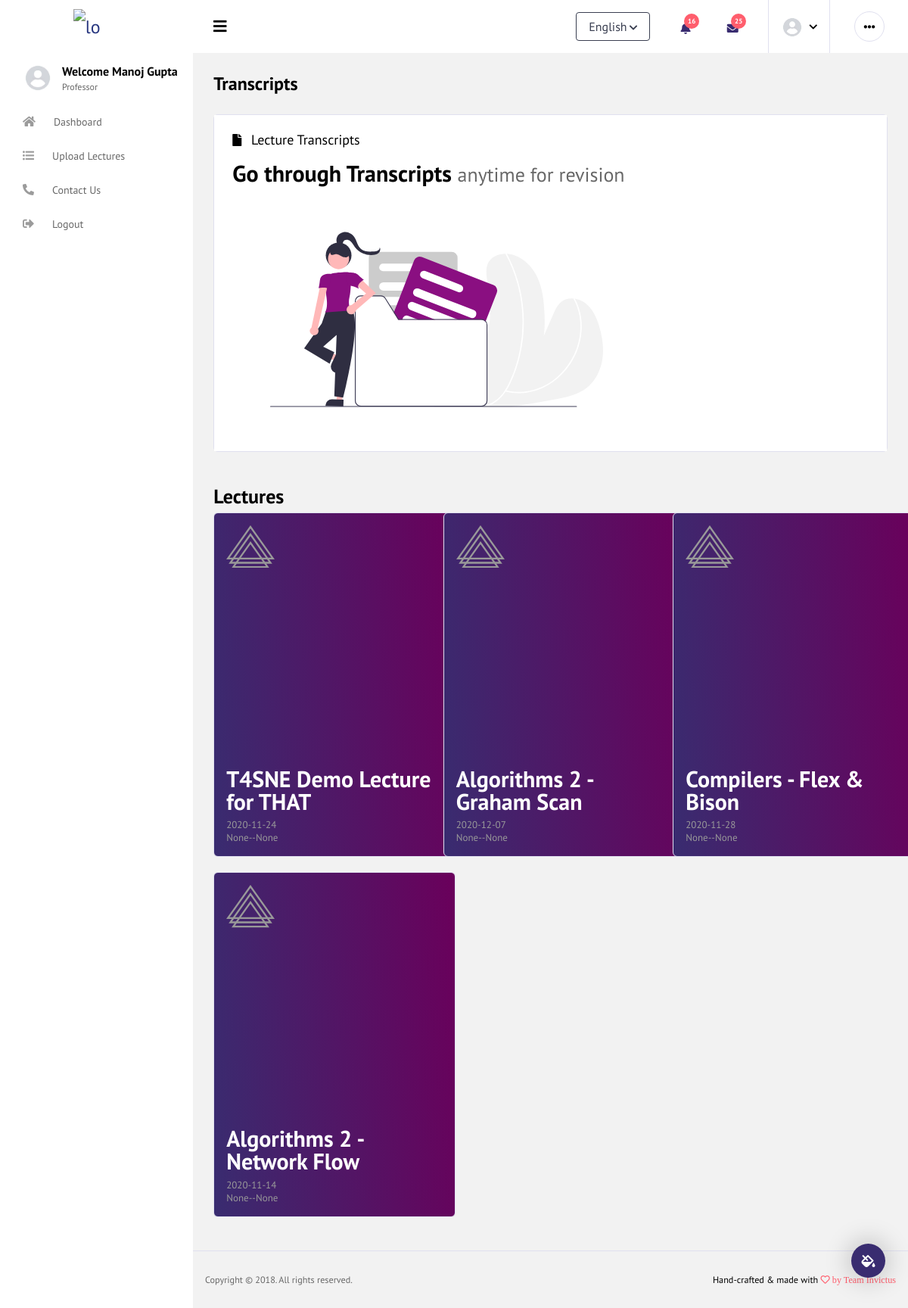
/transcripts (signed in), run on the app's committed database.
### THAT/models.py (models this page shows, shortened)
class User(db.Model, UserMixin):
    id=db.Column(db.Integer, primary_key=True)
    username=db.Column(db.String(20),unique=True, nullable=False)
    email=db.Column(db.String(100),unique=True, nullable=False)
    password=db.Column(db.String(50),nullable=False)
    user_type=db.Column(db.String(20), nullable=False) #student or professor
    lectures=db.relationship('Lecture',backref='author',lazy=True)
    image_file=db.Column(db.String(20),nullable=False,default='user.png')

class Lecture(db.Model):
    id=db.Column(db.Integer,primary_key=True)
    title=db.Column(db.String(100), nullable=False)
    date=db.Column(db.Date(),nullable=False)
    starttime=db.Column(db.Time,nullable=True)
    endtime=db.Column(db.Time,nullable=True)
    details=db.Column(db.Text,nullable=True)
    user_id=db.Column(db.Integer, db.ForeignKey('user.id'),nullable=False)
    video_path=db.Column(db.String(100),nullable=True,default='video/1.mp4')
    video_transcript=db.Column(db.Text,nullable=True)

### THAT/routes.py (the view)
@application.route("/transcripts",methods=['GET', 'POST'])
def transcripts():
    if current_user.user_type == 'Professor':
        lectures=Lecture.query.filter_by(user_id=current_user.id).all()
    else:
        lectures=Lecture.query.all()
    lectures.reverse()
    return render_template("transcripts.html",lectures=lectures)

### THAT/models.py (called while the page is built)
@login_manager.user_loader
def load_user(user_id):
    return User.query.get(int(user_id)) #getting user by id

### THAT/templates/transcripts.html (shortened to what this page needs)
{% extends "layout.html"%}
{% block content %}
<div class="page-header">
	<h3 class="page-title">Transcripts</h3><hr style="color: white;">
</div>
<div class="row">
	<div class="col-md-12 grid-margin stretch-card">
		<div class="card">
			<div class="card-body" style="background-color: white;">
				<h4 class="card-title">
					<i class="fas fa-file"></i>
					Lecture Transcripts
				</h4>
				<h3 class="mb-6">Go through Transcripts <span class="text-muted h4 font-weight-normal">anytime for revision<br></span></h3>
                <div><br>
                    <img src="{{url_for('static',filename='images/transcripts.svg')}}" style="width: 440px; height: 300px; margin-left: 50px;">
                </div>
			</div>
		</div>
	</div>
</div>
<h4><br> Lectures </h4>
<div class="row">
  {% for lecture in lectures %}
  <div class="col-md-4">
    <article class="card" style="background: linear-gradient(85deg, #392c70, #6a005b)">
      {% if current_user.user_type == 'Professor' %}
      <a href="{{url_for('lecture',lecture_id=lecture.id)}}" class="card__link">
      {% else %}
      <a href="{{url_for('video_transcripts',lecture_id=lecture.id)}}" class="card__link">
      {%endif%}
        <div class="card__icon">
          <svg viewbox="0 0 1129 994">
            <g fill="none" fill-rule="nonzero" stroke="#999" stroke-width="41">
              <path d="M564.5 212.437L95.67 873.5h937.66L564.5 212.437z"/>
              <path d="M564.5 407.47L163.638 973.5h801.724L564.5 407.47z"/>
              <path d="M564.5 35.409L39.699 774.5H1089.3L564.5 35.409z"/>
            </g>
          </svg>
        </div>
        <div class="card__media">
          <svg viewbox="0 0 1129 994">
            <g fill="none" fill-rule="nonzero" stroke="#F5F5F5" stroke-width="41">
              <path d="M564.5 212.437L95.67 873.5h937.66L564.5 212.437z"/>
              <path d="M564.5 407.47L163.638 973.5h801.724L564.5 407.47z"/>
              <path d="M564.5 35.409L39.699 774.5H1089.3L564.5 35.409z"/>
            </g>
          </svg>
        </div>
        <div class="card__header">
          <h3 class="card__header-title">{{lecture.title}}</h3>
          <p class="card__header-meta">{{lecture.date}}</p>
          <p class="card__header-meta">{{ lecture.starttime }}--{{lecture.endtime}}</p>
        </div>
        </a>
      </article>
      <br>
    </div>
    {% endfor %}
  </div>
{% endblock content%}

### THAT/templates/layout.html (shortened to what this page needs)
<!DOCTYPE html>
<html lang="en">
<head>
  <link rel="stylesheet" href ="{{url_for('static',filename='vendors/iconfonts/font-awesome/css/all.min.css')}}">
  <link rel="stylesheet" href ="{{url_for('static',filename='css/vendor.bundle.base.css')}}">
  <link rel="stylesheet" href ="{{url_for('static',filename='css/vendor.bundle.addons.css')}}">
  <link rel="stylesheet" href="https://cdnjs.cloudflare.com/ajax/libs/normalize/5.0.0/normalize.min.css">
  <link rel="stylesheet" href =" {{url_for('static',filename='css/style.css')}}">
  <link rel="stylesheet" href =" {{url_for('static',filename='css/card.css')}}">
</head>
<body>
  <div class="container-scroller">
    <nav class="navbar col-lg-12 col-12 p-0 fixed-top d-flex flex-row default-layout-navbar">
      <div class="text-center navbar-brand-wrapper d-flex align-items-center justify-content-center">
        <a class="navbar-brand brand-logo" href ="/dashboard"><img src="{{url_for('static',filename='images/logo.svg')}}" alt="logo" style="margin-left:-25px ;"></a>
      </div>
      <div class="navbar-menu-wrapper d-flex align-items-stretch">
        <button class="navbar-toggler navbar-toggler align-self-center" type="button" data-toggle="minimize">
          <span class="fas fa-bars"></span>
        </button>
        <ul class="navbar-nav navbar-nav-right">
          <li class="nav-item dropdown d-none d-lg-flex">
            <div class="nav-link">
              <span class="dropdown-toggle btn btn-outline-dark" id="languageDropdown" data-toggle="dropdown">English</span>
            </div>
          </li>
          <li class="nav-item dropdown">
            <a class="nav-link count-indicator dropdown-toggle" id="notificationDropdown" href ="#" data-toggle="dropdown">
              <i class="fas fa-bell mx-0"></i>
              <span class="count">16</span>
            </a>
          </li>
          <li class="nav-item dropdown">
            <a class="nav-link count-indicator dropdown-toggle" id="messageDropdown" href ="#" data-toggle="dropdown" aria-expanded="false">
              <i class="fas fa-envelope mx-0"></i>
              <span class="count">25</span>
            </a>
          </li>
          {%if current_user.is_authenticated%}
          <li class="nav-item nav-profile dropdown">
            <a class="nav-link dropdown-toggle" href ="#" data-toggle="dropdown" id="profileDropdown">
              <img src="{{url_for('static',filename='images/user.png')}}" alt="profile"/>
            </a>
          </li>
          {%endif%}
          <li class="nav-item nav-settings d-none d-lg-block">
            <a class="nav-link" href ="#">
              <i class="fas fa-ellipsis-h"></i>
            </a>
          </li>
        </ul>
      </div>
    </nav>
    <div class="container-fluid page-body-wrapper">
      <div class="theme-setting-wrapper">
        <div id="settings-trigger"><i class="fas fa-fill-drip"></i></div>
      </div>
      <nav class="sidebar sidebar-offcanvas" id="sidebar">
        <ul class="nav">
          {%if current_user.is_authenticated%}
          <li class="nav-item nav-profile">
            <div class="nav-link">
              <div class="profile-image">
                <img src="{{url_for('static',filename='images/user.png')}}" alt="image"/>
              </div>
              <div class="profile-name">
                <p class="name">
                  Welcome {{current_user.username}}
                </p>
                <p class="designation">
                  {%if current_user.user_type == 'Student'%}
                  Student
                  {%else%}
                  Professor
                  {%endif%}
                </p>
              </div>
            </div>
          </li>
          <li class="nav-item">
            <a class="nav-link" href =" /dashboard">
              <i class="fa fa-home menu-icon"></i>
              <span class="menu-title">Dashboard</span>
            </a>
          </li>
          {%if current_user.user_type == 'Professor'%}
          <li class="nav-item">
            <a class="nav-link" href ="/lecture/new">
              <i class="fa fa-list-ul menu-icon"></i>
              <span class="menu-title">Upload Lectures</span>
            </a>
          </li>
          {%endif%}
          <li class="nav-item">
            <a class="nav-link" href ="/contact_us">
              <i class="fa fa-phone fa-flip-horizontal menu-icon"></i>
              <span class="menu-title">Contact Us</span>
            </a>
          </li>
          <li class="nav-item">
            <a class="nav-link" href ="/logout">
              <i class="fa fa-sign-out-alt menu-icon"></i>
              <span class="menu-title">Logout</span>
            </a>
          </li>
          {%endif%}
          </ul>
      </nav>
      <div class="main-panel">
        <div class="content-wrapper">
          {% block content %}
          {% endblock content %}
        </div>
        <footer class="footer">
          <div class="d-sm-flex justify-content-center justify-content-sm-between">
            <span class="text-muted text-center text-sm-left d-block d-sm-inline-block">Copyright © 2018. All rights reserved.</span>
            <span class="float-none float-sm-right d-block mt-1 mt-sm-0 text-center">Hand-crafted & made with <i class="far fa-heart text-danger"> by Team Invictus</i></span>
          </div>
        </footer>
      </div>
    </div>
  </div>
  </body>
</html>

### THAT/static/css/card.css (style rules this page uses)
html { background-color: floralwhite; color: white; }
.card { position: relative; width: 20em; background-color: #f7f2f8; -webkit-transition: all .3s ease-in-out; transition: all .3s ease-in-out; }
.card__link { display: block; padding: 1em; text-decoration: none; }
.card__icon { position: absolute; width: 4em; height: 4em; -webkit-transition: all .3s ease-in-out; transition: all .3s ease-in-out; }
.card__media { padding: 2em 0; }
.card__header { position: relative; }
.card__header-title { margin: 0 0 .25em; color: white; }
.card__header-meta { margin: 0; color: #999; }

### data on the page
User: username "Manoj Gupta"
Lecture: title "T4SNE Demo Lecture for THAT", date "2020-11-24", starttime "None", endtime "None"
Lecture: title "Algorithms 2 - Graham Scan", date "2020-12-07", starttime "None", endtime "None"
Lecture: title "Compilers - Flex & Bison", date "2020-11-28", starttime "None", endtime "None"
Lecture: title "Algorithms 2 - Network Flow", date "2020-11-14", starttime "None", endtime "None"
